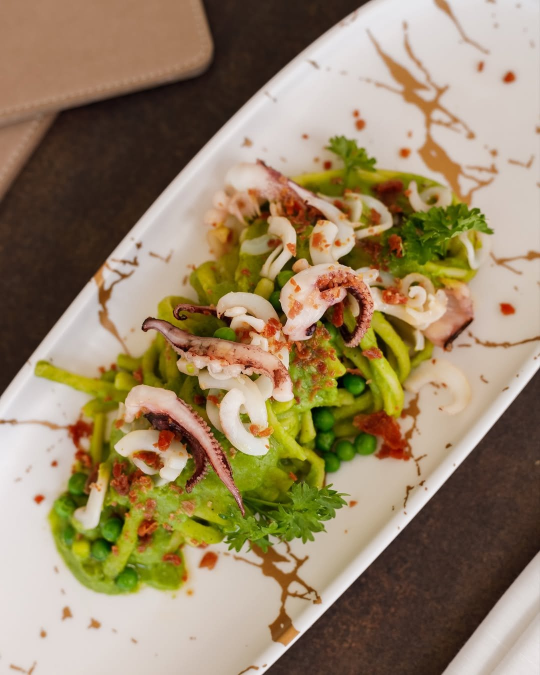
#> input picture frontend/assets/images/about-home.jpg, 1080 x 1350 px (shown at 1/2 size); its folder holds only this picture in this run
$ python optimize_images_mobile.py
#> lines starting #> are read from the running program, lines starting #| are printed output that depends on the picture
import os
from PIL import Image

def resize_images(directory, target_width=800):
#> called with directory = 'frontend/assets/images', target_width = 800
    print(f"Resizing images in: {directory} to max width {target_width}")

    # Supported formats
    valid_extensions = ('.webp', '.jpg', '.jpeg', '.png')

    for root, dirs, files in os.walk(directory):
        for file in files:
            if file.lower().endswith(valid_extensions) and not file.startswith('mobile-'):
                file_path = os.path.join(root, file)
                try:
                    with Image.open(file_path) as img:
#> img is the input picture: PIL image 1080x1350 RGB; mean R, G, B 152.3, 133.2, 103.1
                        width, height = img.size
#> width = 1080; height = 1350
                        if width > target_width:
                            # Calculate new height to maintain aspect ratio
                            new_height = int((target_width / width) * height)
#> new_height = 1000
                            resized_img = img.resize((target_width, new_height), Image.Resampling.LANCZOS)
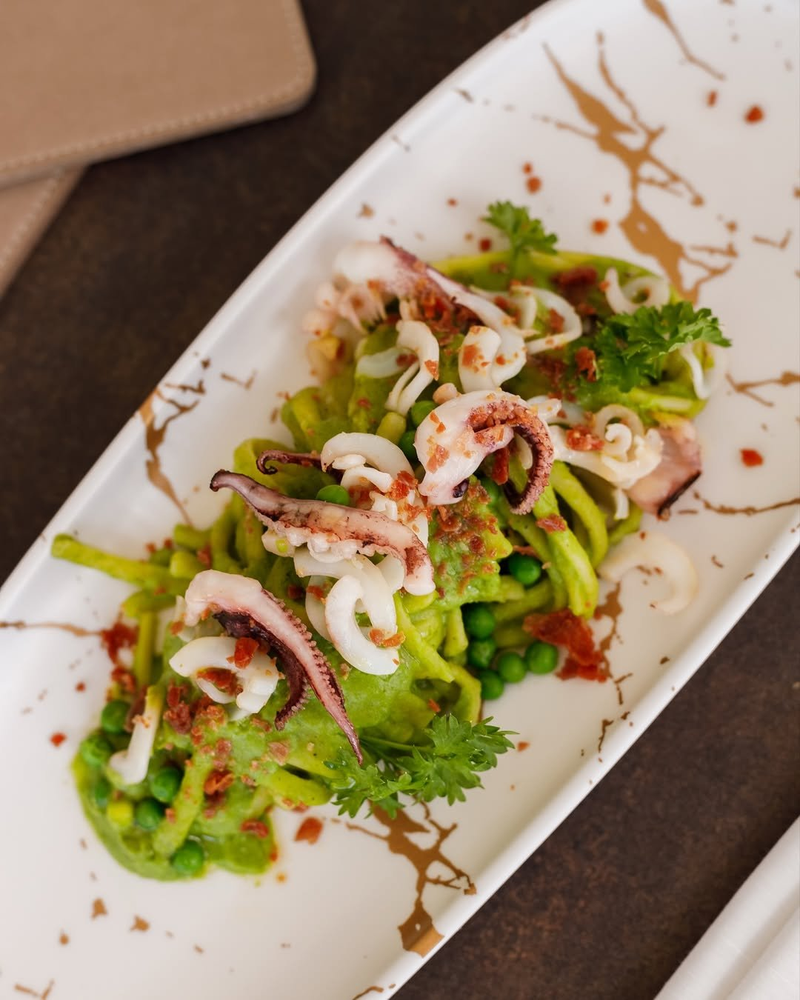
#> resized_img: PIL image 800x1000 RGB; mean R, G, B 152.3, 133.2, 103.1

                            # Save as a new mobile version
                            name, ext = os.path.splitext(file)
                            mobile_name = f"mobile-{name}{ext}"
                            mobile_path = os.path.join(root, mobile_name)

                            # Save with optimization
                            if ext.lower() == '.webp':
                                resized_img.save(mobile_path, 'WEBP', quality=80)
                            else:
                                resized_img.save(mobile_path, optimize=True, quality=80)

                            print(f"Created: {mobile_name} ({target_width}px wide)")
                except Exception as e:
                    print(f"Error processing {file}: {e}")

if __name__ == "__main__":
    # Target common image directories
    paths = [
        "frontend/assets/images",
        "frontend/assets/images/social",
        "frontend/assets/logos"
    ]
    for p in paths:
        if os.path.exists(p):
            resize_images(p, target_width=800)
